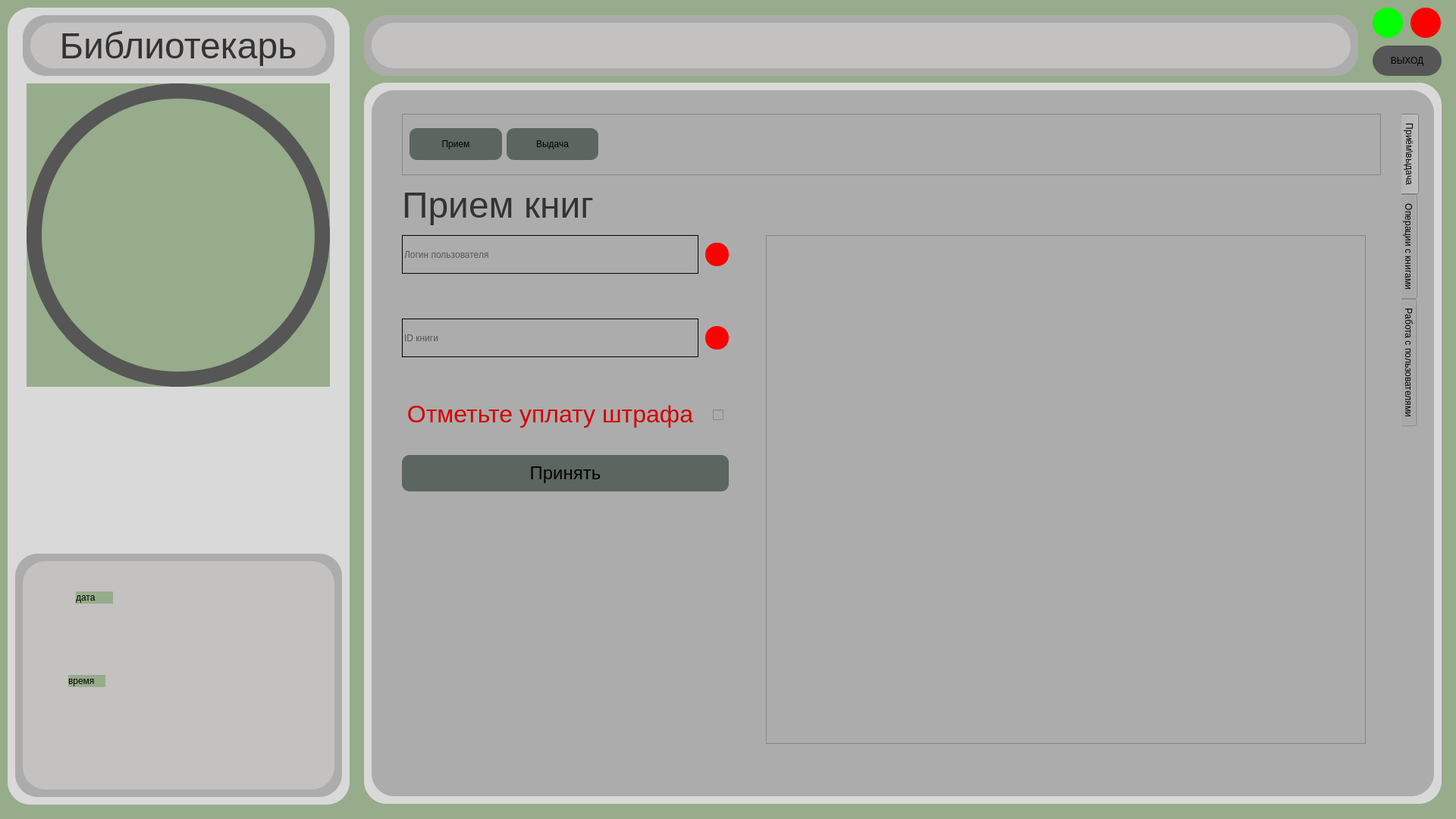
<?xml version="1.0" encoding="UTF-8"?>
<ui version="4.0">
 <class>bibli</class>
 <widget class="QWidget" name="bibli">
  <property name="geometry">
   <rect>
    <x>0</x>
    <y>0</y>
    <width>1920</width>
    <height>1080</height>
   </rect>
  </property>
  <property name="windowTitle">
   <string>Form</string>
  </property>
  <property name="styleSheet">
   <string notr="true">background-color: rgb(151, 172, 138);</string>
  </property>
  <widget class="QLabel" name="label_7">
   <property name="geometry">
    <rect>
     <x>20</x>
     <y>730</y>
     <width>431</width>
     <height>321</height>
    </rect>
   </property>
   <property name="styleSheet">
    <string notr="true">background: #ACACAC;
border-radius: 30px;</string>
   </property>
   <property name="text">
    <string/>
   </property>
  </widget>
  <widget class="QLabel" name="label_9">
   <property name="geometry">
    <rect>
     <x>490</x>
     <y>119</y>
     <width>1401</width>
     <height>931</height>
    </rect>
   </property>
   <property name="styleSheet">
    <string notr="true">background-color: rgb(172, 172, 172);
border-radius: 30px;</string>
   </property>
   <property name="text">
    <string/>
   </property>
  </widget>
  <widget class="QLabel" name="label">
   <property name="geometry">
    <rect>
     <x>35</x>
     <y>110</y>
     <width>400</width>
     <height>400</height>
    </rect>
   </property>
   <property name="text">
    <string/>
   </property>
  </widget>
  <widget class="QLabel" name="label_14">
   <property name="geometry">
    <rect>
     <x>490</x>
     <y>30</y>
     <width>1291</width>
     <height>60</height>
    </rect>
   </property>
   <property name="font">
    <font>
     <pointsize>36</pointsize>
    </font>
   </property>
   <property name="styleSheet">
    <string notr="true">background: #C4C1C1;
border-radius: 30px;</string>
   </property>
   <property name="text">
    <string/>
   </property>
   <property name="alignment">
    <set>Qt::AlignCenter</set>
   </property>
  </widget>
  <widget class="QLabel" name="label_10">
   <property name="geometry">
    <rect>
     <x>1829</x>
     <y>150</y>
     <width>19</width>
     <height>891</height>
    </rect>
   </property>
   <property name="styleSheet">
    <string notr="true">background-color: rgb(172, 172, 172);</string>
   </property>
   <property name="text">
    <string/>
   </property>
  </widget>
  <widget class="QLabel" name="label_2">
   <property name="geometry">
    <rect>
     <x>10</x>
     <y>10</y>
     <width>451</width>
     <height>1051</height>
    </rect>
   </property>
   <property name="styleSheet">
    <string notr="true">background-color: rgb(217, 217, 217);
border-radius: 30px;</string>
   </property>
   <property name="text">
    <string/>
   </property>
  </widget>
  <widget class="QLabel" name="label_5">
   <property name="geometry">
    <rect>
     <x>35</x>
     <y>110</y>
     <width>400</width>
     <height>400</height>
    </rect>
   </property>
   <property name="styleSheet">
    <string notr="true">border-radius: 200px;
background-color: transparent;
border: 20px solid rgb(86,86,86);</string>
   </property>
   <property name="text">
    <string/>
   </property>
  </widget>
  <widget class="QLabel" name="label_4">
   <property name="geometry">
    <rect>
     <x>40</x>
     <y>30</y>
     <width>390</width>
     <height>60</height>
    </rect>
   </property>
   <property name="font">
    <font>
     <pointsize>36</pointsize>
    </font>
   </property>
   <property name="styleSheet">
    <string notr="true">background: #C4C1C1;
border-radius: 30px;
color: rgb(51,51,51);</string>
   </property>
   <property name="text">
    <string>Библиотекарь</string>
   </property>
   <property name="alignment">
    <set>Qt::AlignCenter</set>
   </property>
  </widget>
  <widget class="QLabel" name="label_3">
   <property name="geometry">
    <rect>
     <x>30</x>
     <y>20</y>
     <width>411</width>
     <height>80</height>
    </rect>
   </property>
   <property name="styleSheet">
    <string notr="true">background: #ACACAC;
border-radius: 30px;</string>
   </property>
   <property name="text">
    <string/>
   </property>
  </widget>
  <widget class="QLabel" name="label_15">
   <property name="geometry">
    <rect>
     <x>480</x>
     <y>20</y>
     <width>1311</width>
     <height>80</height>
    </rect>
   </property>
   <property name="styleSheet">
    <string notr="true">background: #ACACAC;
border-radius: 30px;</string>
   </property>
   <property name="text">
    <string/>
   </property>
  </widget>
  <widget class="QLabel" name="label_11">
   <property name="geometry">
    <rect>
     <x>520</x>
     <y>1005</y>
     <width>1321</width>
     <height>41</height>
    </rect>
   </property>
   <property name="styleSheet">
    <string notr="true">background-color: rgb(172, 172, 172);</string>
   </property>
   <property name="text">
    <string/>
   </property>
  </widget>
  <widget class="QTabWidget" name="tabWidget">
   <property name="geometry">
    <rect>
     <x>530</x>
     <y>150</y>
     <width>1341</width>
     <height>881</height>
    </rect>
   </property>
   <property name="styleSheet">
    <string notr="true">background-color: rgb(172, 172, 172);
selection-color: rgb(172, 172, 172);
gridline-color: rgb(172, 172, 172);
border-color: rgb(172, 172, 172);
border-bottom-color: rgb(172, 172, 172);
border-right-color: rgb(172, 172, 172);
</string>
   </property>
   <property name="tabPosition">
    <enum>QTabWidget::East</enum>
   </property>
   <property name="tabShape">
    <enum>QTabWidget::Rounded</enum>
   </property>
   <property name="currentIndex">
    <number>0</number>
   </property>
   <widget class="QWidget" name="tab">
    <property name="styleSheet">
     <string notr="true"/>
    </property>
    <attribute name="title">
     <string>Приём\выдача</string>
    </attribute>
    <widget class="QStackedWidget" name="stackedWidget">
     <property name="geometry">
      <rect>
       <x>0</x>
       <y>90</y>
       <width>1291</width>
       <height>761</height>
      </rect>
     </property>
     <property name="currentIndex">
      <number>0</number>
     </property>
     <widget class="QWidget" name="page">
      <widget class="QLabel" name="label_16">
       <property name="geometry">
        <rect>
         <x>0</x>
         <y>0</y>
         <width>390</width>
         <height>60</height>
        </rect>
       </property>
       <property name="font">
        <font>
         <pointsize>36</pointsize>
        </font>
       </property>
       <property name="styleSheet">
        <string notr="true">
border-radius: 30px;
color: rgb(51,51,51);</string>
       </property>
       <property name="text">
        <string>Прием книг</string>
       </property>
       <property name="alignment">
        <set>Qt::AlignLeading|Qt::AlignLeft|Qt::AlignVCenter</set>
       </property>
      </widget>
      <widget class="QLineEdit" name="lineEdit">
       <property name="geometry">
        <rect>
         <x>0</x>
         <y>70</y>
         <width>391</width>
         <height>51</height>
        </rect>
       </property>
       <property name="styleSheet">
        <string notr="true">border: 1px solid black;</string>
       </property>
       <property name="placeholderText">
        <string>Логин пользователя</string>
       </property>
      </widget>
      <widget class="QLineEdit" name="lineEdit_2">
       <property name="geometry">
        <rect>
         <x>0</x>
         <y>180</y>
         <width>391</width>
         <height>51</height>
        </rect>
       </property>
       <property name="styleSheet">
        <string notr="true">border: 1px solid black;</string>
       </property>
       <property name="placeholderText">
        <string>ID книги</string>
       </property>
      </widget>
      <widget class="QLabel" name="label_17">
       <property name="geometry">
        <rect>
         <x>0</x>
         <y>270</y>
         <width>391</width>
         <height>71</height>
        </rect>
       </property>
       <property name="font">
        <font>
         <pointsize>24</pointsize>
        </font>
       </property>
       <property name="styleSheet">
        <string notr="true">
border-radius: 30px;
color: rgb(213, 0, 0);</string>
       </property>
       <property name="text">
        <string>Отметьте уплату штрафа</string>
       </property>
       <property name="alignment">
        <set>Qt::AlignCenter</set>
       </property>
      </widget>
      <widget class="QCheckBox" name="checkBox_3">
       <property name="geometry">
        <rect>
         <x>410</x>
         <y>300</y>
         <width>20</width>
         <height>14</height>
        </rect>
       </property>
       <property name="text">
        <string/>
       </property>
       <property name="checked">
        <bool>false</bool>
       </property>
      </widget>
      <widget class="QTableWidget" name="tableWidget">
       <property name="geometry">
        <rect>
         <x>480</x>
         <y>70</y>
         <width>791</width>
         <height>671</height>
        </rect>
       </property>
      </widget>
      <widget class="QLabel" name="label_18">
       <property name="geometry">
        <rect>
         <x>400</x>
         <y>80</y>
         <width>31</width>
         <height>31</height>
        </rect>
       </property>
       <property name="styleSheet">
        <string notr="true">border-radius: 15px;
background-color: rgb(255, 0, 0);</string>
       </property>
       <property name="text">
        <string/>
       </property>
      </widget>
      <widget class="QLabel" name="label_20">
       <property name="geometry">
        <rect>
         <x>400</x>
         <y>190</y>
         <width>31</width>
         <height>31</height>
        </rect>
       </property>
       <property name="styleSheet">
        <string notr="true">border-radius: 15px;
background-color: rgb(255, 0, 0);</string>
       </property>
       <property name="text">
        <string/>
       </property>
      </widget>
      <widget class="QPushButton" name="pushButton_5">
       <property name="geometry">
        <rect>
         <x>0</x>
         <y>360</y>
         <width>431</width>
         <height>48</height>
        </rect>
       </property>
       <property name="font">
        <font>
         <pointsize>18</pointsize>
        </font>
       </property>
       <property name="styleSheet">
        <string notr="true">background-color: rgb(91, 102, 96);
border-radius: 10px;</string>
       </property>
       <property name="text">
        <string>Принять</string>
       </property>
      </widget>
     </widget>
     <widget class="QWidget" name="page_2">
      <widget class="QPushButton" name="pushButton_6">
       <property name="geometry">
        <rect>
         <x>0</x>
         <y>440</y>
         <width>431</width>
         <height>48</height>
        </rect>
       </property>
       <property name="font">
        <font>
         <pointsize>18</pointsize>
        </font>
       </property>
       <property name="styleSheet">
        <string notr="true">background-color: rgb(91, 102, 96);
border-radius: 10px;</string>
       </property>
       <property name="text">
        <string>Принять</string>
       </property>
      </widget>
      <widget class="QLineEdit" name="lineEdit_3">
       <property name="geometry">
        <rect>
         <x>0</x>
         <y>180</y>
         <width>391</width>
         <height>51</height>
        </rect>
       </property>
       <property name="styleSheet">
        <string notr="true">border: 1px solid black;</string>
       </property>
       <property name="placeholderText">
        <string>ID книги</string>
       </property>
      </widget>
      <widget class="QLabel" name="label_21">
       <property name="geometry">
        <rect>
         <x>400</x>
         <y>190</y>
         <width>31</width>
         <height>31</height>
        </rect>
       </property>
       <property name="styleSheet">
        <string notr="true">border-radius: 15px;
background-color: rgb(255, 0, 0);</string>
       </property>
       <property name="text">
        <string/>
       </property>
      </widget>
      <widget class="QLabel" name="label_19">
       <property name="geometry">
        <rect>
         <x>0</x>
         <y>0</y>
         <width>390</width>
         <height>60</height>
        </rect>
       </property>
       <property name="font">
        <font>
         <pointsize>36</pointsize>
        </font>
       </property>
       <property name="styleSheet">
        <string notr="true">
border-radius: 30px;
color: rgb(51,51,51);</string>
       </property>
       <property name="text">
        <string>Выдача книг</string>
       </property>
       <property name="alignment">
        <set>Qt::AlignLeading|Qt::AlignLeft|Qt::AlignVCenter</set>
       </property>
      </widget>
      <widget class="QLineEdit" name="lineEdit_4">
       <property name="geometry">
        <rect>
         <x>0</x>
         <y>70</y>
         <width>391</width>
         <height>51</height>
        </rect>
       </property>
       <property name="styleSheet">
        <string notr="true">border: 1px solid black;</string>
       </property>
       <property name="placeholderText">
        <string>Логин пользователя</string>
       </property>
      </widget>
      <widget class="QCheckBox" name="checkBox_4">
       <property name="geometry">
        <rect>
         <x>410</x>
         <y>380</y>
         <width>20</width>
         <height>14</height>
        </rect>
       </property>
       <property name="text">
        <string/>
       </property>
       <property name="checked">
        <bool>false</bool>
       </property>
      </widget>
      <widget class="QLabel" name="label_22">
       <property name="geometry">
        <rect>
         <x>400</x>
         <y>80</y>
         <width>31</width>
         <height>31</height>
        </rect>
       </property>
       <property name="styleSheet">
        <string notr="true">border-radius: 15px;
background-color: rgb(255, 0, 0);</string>
       </property>
       <property name="text">
        <string/>
       </property>
      </widget>
      <widget class="QTableWidget" name="tableWidget_2">
       <property name="geometry">
        <rect>
         <x>480</x>
         <y>70</y>
         <width>791</width>
         <height>671</height>
        </rect>
       </property>
      </widget>
      <widget class="QLabel" name="label_23">
       <property name="geometry">
        <rect>
         <x>0</x>
         <y>350</y>
         <width>391</width>
         <height>71</height>
        </rect>
       </property>
       <property name="font">
        <font>
         <pointsize>24</pointsize>
        </font>
       </property>
       <property name="styleSheet">
        <string notr="true">
border-radius: 30px;
color: rgb(213, 0, 0);</string>
       </property>
       <property name="text">
        <string>Отметьте оплату аренды</string>
       </property>
       <property name="alignment">
        <set>Qt::AlignCenter</set>
       </property>
      </widget>
      <widget class="QLineEdit" name="lineEdit_5">
       <property name="geometry">
        <rect>
         <x>0</x>
         <y>290</y>
         <width>151</width>
         <height>51</height>
        </rect>
       </property>
       <property name="styleSheet">
        <string notr="true">border: 1px solid black;</string>
       </property>
       <property name="placeholderText">
        <string>Количество дней аренды</string>
       </property>
      </widget>
      <widget class="QLabel" name="label_25">
       <property name="geometry">
        <rect>
         <x>160</x>
         <y>290</y>
         <width>231</width>
         <height>51</height>
        </rect>
       </property>
       <property name="styleSheet">
        <string notr="true">border: 1px solid black;</string>
       </property>
       <property name="text">
        <string/>
       </property>
      </widget>
     </widget>
    </widget>
    <widget class="QFrame" name="frame_5">
     <property name="geometry">
      <rect>
       <x>0</x>
       <y>0</y>
       <width>1291</width>
       <height>81</height>
      </rect>
     </property>
     <property name="frameShape">
      <enum>QFrame::StyledPanel</enum>
     </property>
     <property name="frameShadow">
      <enum>QFrame::Raised</enum>
     </property>
     <widget class="QWidget" name="horizontalLayoutWidget_3">
      <property name="geometry">
       <rect>
        <x>10</x>
        <y>10</y>
        <width>1271</width>
        <height>61</height>
       </rect>
      </property>
      <layout class="QHBoxLayout" name="horizontalLayout_3">
       <item>
        <widget class="QPushButton" name="pushButton_3">
         <property name="styleSheet">
          <string notr="true">background-color: rgb(91, 102, 96);
border-radius: 10px;</string>
         </property>
         <property name="text">
          <string>
Прием
</string>
         </property>
        </widget>
       </item>
       <item>
        <widget class="QPushButton" name="pushButton_4">
         <property name="styleSheet">
          <string notr="true">background-color: rgb(91, 102, 96);
border-radius: 10px;</string>
         </property>
         <property name="text">
          <string>
Выдача
</string>
         </property>
        </widget>
       </item>
       <item>
        <widget class="QLabel" name="label_35">
         <property name="text">
          <string/>
         </property>
        </widget>
       </item>
       <item>
        <widget class="QLabel" name="label_36">
         <property name="text">
          <string/>
         </property>
        </widget>
       </item>
       <item>
        <widget class="QLabel" name="label_37">
         <property name="text">
          <string/>
         </property>
        </widget>
       </item>
       <item>
        <widget class="QLabel" name="label_38">
         <property name="text">
          <string/>
         </property>
        </widget>
       </item>
       <item>
        <widget class="QLabel" name="label_39">
         <property name="text">
          <string/>
         </property>
        </widget>
       </item>
       <item>
        <widget class="QLabel" name="label_40">
         <property name="text">
          <string/>
         </property>
        </widget>
       </item>
       <item>
        <widget class="QLabel" name="label_41">
         <property name="text">
          <string/>
         </property>
        </widget>
       </item>
       <item>
        <widget class="QLabel" name="label_42">
         <property name="text">
          <string/>
         </property>
        </widget>
       </item>
      </layout>
     </widget>
    </widget>
   </widget>
   <widget class="QWidget" name="tab_2">
    <attribute name="title">
     <string>Операции с книгами</string>
    </attribute>
   </widget>
   <widget class="QWidget" name="tab_3">
    <attribute name="title">
     <string>Работа с пользователями</string>
    </attribute>
    <widget class="QFrame" name="frame_6">
     <property name="geometry">
      <rect>
       <x>0</x>
       <y>0</y>
       <width>1291</width>
       <height>81</height>
      </rect>
     </property>
     <property name="frameShape">
      <enum>QFrame::StyledPanel</enum>
     </property>
     <property name="frameShadow">
      <enum>QFrame::Raised</enum>
     </property>
     <widget class="QWidget" name="horizontalLayoutWidget_4">
      <property name="geometry">
       <rect>
        <x>10</x>
        <y>10</y>
        <width>1271</width>
        <height>61</height>
       </rect>
      </property>
      <layout class="QHBoxLayout" name="horizontalLayout_4">
       <item>
        <widget class="QPushButton" name="pushButton_7">
         <property name="styleSheet">
          <string notr="true">background-color: rgb(91, 102, 96);
border-radius: 10px;</string>
         </property>
         <property name="text">
          <string>
Регистрация
</string>
         </property>
        </widget>
       </item>
       <item>
        <widget class="QLabel" name="label_52">
         <property name="text">
          <string/>
         </property>
        </widget>
       </item>
       <item>
        <widget class="QLabel" name="label_43">
         <property name="text">
          <string/>
         </property>
        </widget>
       </item>
       <item>
        <widget class="QLabel" name="label_44">
         <property name="text">
          <string/>
         </property>
        </widget>
       </item>
       <item>
        <widget class="QLabel" name="label_45">
         <property name="text">
          <string/>
         </property>
        </widget>
       </item>
       <item>
        <widget class="QLabel" name="label_46">
         <property name="text">
          <string/>
         </property>
        </widget>
       </item>
       <item>
        <widget class="QLabel" name="label_47">
         <property name="text">
          <string/>
         </property>
        </widget>
       </item>
       <item>
        <widget class="QLabel" name="label_48">
         <property name="text">
          <string/>
         </property>
        </widget>
       </item>
       <item>
        <widget class="QLabel" name="label_49">
         <property name="text">
          <string/>
         </property>
        </widget>
       </item>
       <item>
        <widget class="QLabel" name="label_50">
         <property name="text">
          <string/>
         </property>
        </widget>
       </item>
      </layout>
     </widget>
    </widget>
    <widget class="QStackedWidget" name="stackedWidget_2">
     <property name="geometry">
      <rect>
       <x>0</x>
       <y>90</y>
       <width>1291</width>
       <height>761</height>
      </rect>
     </property>
     <property name="currentIndex">
      <number>0</number>
     </property>
     <widget class="QWidget" name="page_3">
      <widget class="QLabel" name="label_26">
       <property name="geometry">
        <rect>
         <x>0</x>
         <y>0</y>
         <width>390</width>
         <height>60</height>
        </rect>
       </property>
       <property name="font">
        <font>
         <pointsize>36</pointsize>
        </font>
       </property>
       <property name="styleSheet">
        <string notr="true">
border-radius: 30px;
color: rgb(51,51,51);</string>
       </property>
       <property name="text">
        <string>Регистрация</string>
       </property>
       <property name="alignment">
        <set>Qt::AlignLeading|Qt::AlignLeft|Qt::AlignVCenter</set>
       </property>
      </widget>
      <widget class="QLineEdit" name="lineEdit_6">
       <property name="geometry">
        <rect>
         <x>0</x>
         <y>70</y>
         <width>391</width>
         <height>51</height>
        </rect>
       </property>
       <property name="styleSheet">
        <string notr="true">border: 1px solid black;</string>
       </property>
       <property name="text">
        <string/>
       </property>
       <property name="placeholderText">
        <string>ФИО</string>
       </property>
      </widget>
      <widget class="QLineEdit" name="lineEdit_7">
       <property name="geometry">
        <rect>
         <x>0</x>
         <y>190</y>
         <width>391</width>
         <height>51</height>
        </rect>
       </property>
       <property name="styleSheet">
        <string notr="true">border: 1px solid black;</string>
       </property>
       <property name="text">
        <string/>
       </property>
       <property name="placeholderText">
        <string>Логин</string>
       </property>
      </widget>
      <widget class="QTableWidget" name="tableWidget_3">
       <property name="geometry">
        <rect>
         <x>480</x>
         <y>70</y>
         <width>791</width>
         <height>671</height>
        </rect>
       </property>
      </widget>
      <widget class="QLabel" name="label_29">
       <property name="geometry">
        <rect>
         <x>400</x>
         <y>200</y>
         <width>31</width>
         <height>31</height>
        </rect>
       </property>
       <property name="styleSheet">
        <string notr="true">border-radius: 15px;
background-color: rgb(255, 0, 0);</string>
       </property>
       <property name="text">
        <string/>
       </property>
      </widget>
      <widget class="QPushButton" name="pushButton_9">
       <property name="geometry">
        <rect>
         <x>0</x>
         <y>430</y>
         <width>431</width>
         <height>48</height>
        </rect>
       </property>
       <property name="font">
        <font>
         <pointsize>18</pointsize>
        </font>
       </property>
       <property name="styleSheet">
        <string notr="true">background-color: rgb(91, 102, 96);
border-radius: 10px;</string>
       </property>
       <property name="text">
        <string>Принять</string>
       </property>
      </widget>
      <widget class="QLineEdit" name="lineEdit_8">
       <property name="geometry">
        <rect>
         <x>0</x>
         <y>310</y>
         <width>391</width>
         <height>51</height>
        </rect>
       </property>
       <property name="styleSheet">
        <string notr="true">border: 1px solid black;</string>
       </property>
       <property name="text">
        <string/>
       </property>
       <property name="placeholderText">
        <string>Пароль</string>
       </property>
      </widget>
     </widget>
     <widget class="QWidget" name="page_4"/>
    </widget>
   </widget>
  </widget>
  <widget class="QToolButton" name="toolButton">
   <property name="geometry">
    <rect>
     <x>1860</x>
     <y>10</y>
     <width>40</width>
     <height>40</height>
    </rect>
   </property>
   <property name="styleSheet">
    <string notr="true">background-color: rgb(255, 0, 0);
border-radius: 20px;</string>
   </property>
   <property name="text">
    <string/>
   </property>
  </widget>
  <widget class="QLabel" name="label_8">
   <property name="geometry">
    <rect>
     <x>30</x>
     <y>740</y>
     <width>411</width>
     <height>301</height>
    </rect>
   </property>
   <property name="styleSheet">
    <string notr="true">background: #C4C1C1;
border-radius: 30px;</string>
   </property>
   <property name="text">
    <string/>
   </property>
  </widget>
  <widget class="QLabel" name="label_6">
   <property name="geometry">
    <rect>
     <x>480</x>
     <y>109</y>
     <width>1421</width>
     <height>951</height>
    </rect>
   </property>
   <property name="styleSheet">
    <string notr="true">background-color: rgb(217, 217, 217);
border-radius: 30px;</string>
   </property>
   <property name="text">
    <string/>
   </property>
  </widget>
  <widget class="QLabel" name="label_13">
   <property name="geometry">
    <rect>
     <x>90</x>
     <y>890</y>
     <width>49</width>
     <height>16</height>
    </rect>
   </property>
   <property name="text">
    <string>время</string>
   </property>
  </widget>
  <widget class="QLabel" name="label_12">
   <property name="geometry">
    <rect>
     <x>100</x>
     <y>780</y>
     <width>49</width>
     <height>16</height>
    </rect>
   </property>
   <property name="text">
    <string>дата</string>
   </property>
  </widget>
  <widget class="QToolButton" name="toolButton_2">
   <property name="geometry">
    <rect>
     <x>1810</x>
     <y>10</y>
     <width>40</width>
     <height>40</height>
    </rect>
   </property>
   <property name="styleSheet">
    <string notr="true">background-color: rgb(0, 255, 0);
border-radius: 20px;</string>
   </property>
   <property name="text">
    <string/>
   </property>
  </widget>
  <widget class="QToolButton" name="toolButton_3">
   <property name="geometry">
    <rect>
     <x>1810</x>
     <y>60</y>
     <width>91</width>
     <height>40</height>
    </rect>
   </property>
   <property name="styleSheet">
    <string notr="true">background-color: rgb(86, 86, 86);
border-radius: 20px;</string>
   </property>
   <property name="text">
    <string>ВЫХОД</string>
   </property>
  </widget>
  <zorder>label_2</zorder>
  <zorder>label_3</zorder>
  <zorder>label_15</zorder>
  <zorder>toolButton</zorder>
  <zorder>label_6</zorder>
  <zorder>toolButton_2</zorder>
  <zorder>label_4</zorder>
  <zorder>label_14</zorder>
  <zorder>label_9</zorder>
  <zorder>tabWidget</zorder>
  <zorder>label_10</zorder>
  <zorder>label_11</zorder>
  <zorder>label_7</zorder>
  <zorder>label_8</zorder>
  <zorder>label_12</zorder>
  <zorder>label_13</zorder>
  <zorder>label</zorder>
  <zorder>label_5</zorder>
  <zorder>toolButton_3</zorder>
 </widget>
 <resources/>
 <connections/>
</ui>
